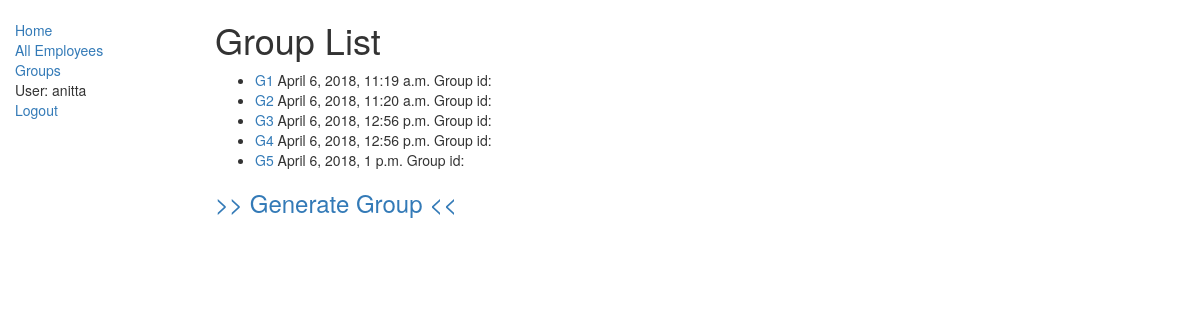
The app's page /mixGroups/groups/ (signed in) with its own data.
### mixGroups/models.py (models this page shows)
class Group(models.Model):
    employee_list = models.CharField(validators=[validate_comma_separated_integer_list],max_length=200, blank=True, null=True,default='')
    creation_date = models.DateTimeField('date created')
    expiration_date = models.DateTimeField(null=True, blank=True)
    runtime = models.ForeignKey('History', on_delete=models.SET_NULL, null=True, blank=True)
    def get_absolute_url(self):
        return reverse('group-detail', args=[str(self.id)])

### mixGroups/views.py (the view)
# urls.py: path('groups/', views.GroupListView.as_view(), name='groups'),
class GroupListView(LoginRequiredMixin, generic.ListView):
    model = Group

### mixGroups/templates/mixGroups/group_list.html
{% extends "base_generic.html" %}
{% block content %}
    <h1>Group List</h1>
    {% if group_list %}
    <ul>
      {% for group in group_list %}
      <li>
        <a href="{{ group.get_absolute_url }}">G{{ group.id }}</a>
         <span>{{ group.creation_date }}</span>
         <span>Group id: {{ group.group_id }}</span>
      </li>
      {% endfor %}
    </ul>
    {% else %}
      <p>There are no groups in the database.</p>
    {% endif %}
    <h3><a href="{% url 'runprocess' %}"> >> Generate Group <<</h3>
{% endblock %}

### mixGroups/templates/base_generic.html (shortened to what this page needs)
<!DOCTYPE html>
<html lang="en">
<head>
  <link rel="stylesheet" href="https://maxcdn.bootstrapcdn.com/bootstrap/3.3.7/css/bootstrap.min.css">
  {% load static %}
  <link rel="stylesheet" href="{% static 'css/styles.css' %}">
</head>
<body>
  <div class="container-fluid">
    <div class="row">
      <div class="col-sm-2">
      {% block sidebar %}
      <ul class="sidebar-nav">
          <li><a href="{% url 'index' %}">Home</a></li>
          <li><a href="{% url 'employees' %}">All Employees</a></li>
          <li><a href="{% url 'groups' %}">Groups</a></li>
          {% if user.is_authenticated %}
            <li>User: {{ user.get_username }}</li>
            <li><a href="{% url 'logout'%}?next={{request.path}}">Logout</a></li>
          {% endif %}
      </ul>
     {% endblock %}
      </div>
      <div class="col-sm-10 ">
      {% block content %}{% endblock %}
      </div>
    </div>
  </div>
</body>
</html>

### mixGroups/static/css/styles.css (style rules this page uses)
.sidebar-nav { margin-top: 20px; padding: 0; list-style: none; }

### records on screen
Group: id "1", creation_date "April 6, 2018, 11:19 a.m."
Group: id "2", creation_date "April 6, 2018, 11:20 a.m."
Group: id "3", creation_date "April 6, 2018, 12:56 p.m."
Group: id "4", creation_date "April 6, 2018, 12:56 p.m."
Group: id "5", creation_date "April 6, 2018, 1 p.m."

### other values on screen
{{ user.get_username }} "anitta"
